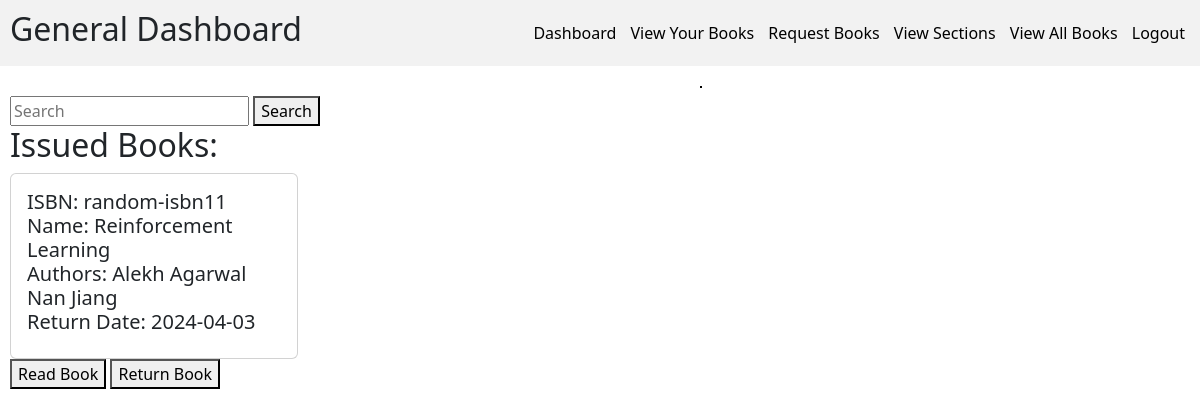
/generalDashboard/books/ (signed in), run on an earlier commit of the app's database.
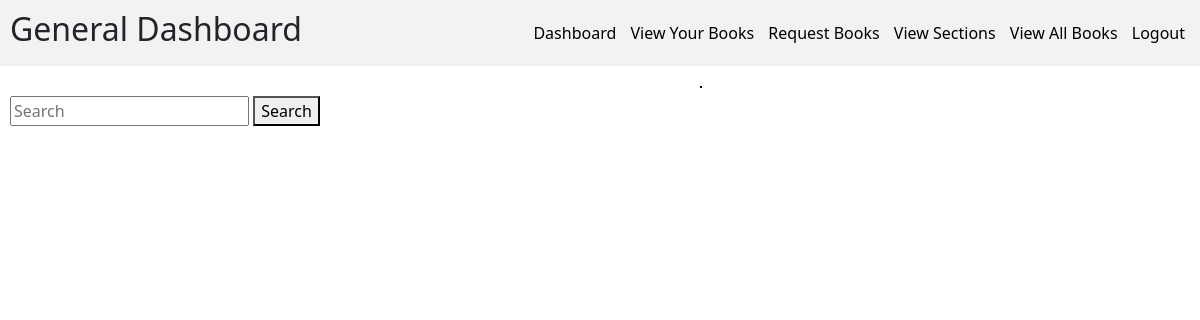
And on a later commit of the database.
### models.py (models this page shows)
class BookIssueModel(db.Model):
    __tablename__ = "book_issue"
    book_id = Column(Integer, ForeignKey("book.id"), primary_key=True)
    uid = Column(Integer, ForeignKey("user_login.id"), primary_key=True)
    date_of_issue = Column(Date, nullable=False)
    date_of_return = Column(Date, nullable=False)

class BookModel(db.Model):
    __tablename__ = "book"
    id = Column(Integer, primary_key=True, autoincrement=True)
    isbn = Column(String(13), nullable=False, unique=True)
    name = Column(String(100), nullable=False)
    page_count = Column(Integer, nullable=False)
    content = Column(String, nullable=False)
    publisher = Column(String(100), nullable=False)
    volume = Column(Integer, nullable = False)
    section_id = Column(Integer, ForeignKey("section.id"), nullable=False)
    search_word = Column(String(500), nullable=False)
    price = Column(Integer, nullable=False)

class BookAuthorModel(db.Model):
    __tablename__ = "book_author"
    book_id = Column(Integer, ForeignKey("book.id"), primary_key=True)
    author_name = Column(String(40), primary_key=True)
    search_word = Column(String(40), nullable=False)

### app.py (the view)
        def wrapper(*args, **kwargs):
            info = UserInfoModel.query.filter_by(uid=current_user.id).first()
            if not info:
                return "Info not found", 404
            if info.role != role:
                return f"Only {role} user has access here", 400
            else:
                return function(*args, **kwargs)

### app.py (called while the page is built)
def check_role(role: str):
    def decorator(function: Callable):
        def wrapper(*args, **kwargs):
            info = UserInfoModel.query.filter_by(uid=current_user.id).first()
            if not info:
                return "Info not found", 404
            if info.role != role:
                return f"Only {role} user has access here", 400
            else:
                return function(*args, **kwargs)
        wrapper.__name__ = function.__name__
        return wrapper
    return decorator

def get_all_book_authors():
    return BookAuthorModel.query.all()

### blueprints/api.py (called while the page is built)
@login_manager.user_loader
def load_user(id):
    return UserLoginModel.query.get(id)

### Templates/generalBooks.html (shortened to what this page needs)
{% extends "generalBase.html" %}
{% block content %}
<div>
    <form action="/generalDashboard/books/search">
        <input type="search" placeholder="Search" aria-label="Search" name="search_word">
        <button type="submit">Search</button>
    </form>
</div>
<div>
    {% if issued %}
    <h2>Issued Books: </h2>
    {% for bookIssue, book in issued %}
    <div class="card" style="width: 18rem;">
        <div class="card-body">
            <h5>
                ISBN: {{book.isbn}} <br>
                Name: {{book.name}} <br>
                Authors:
                {% for book_author in book_authors %}
                    {% if book_author.book_id == book.id: %}
                    {{book_author.author_name}}
                    {% endif %}
                {% endfor %}
                <br>
                Return Date: {{bookIssue.date_of_return}} <br>
            </h5>
        </div>
    </div>
    <a href="/readBook?id={{book.id}}"><button>Read Book</button></a>
    <a href="/returnBook?id={{book.id}}"><button>Return Book</button></a> <br> <br>
    {% endfor %}
    {% endif %}
</div>
{% endblock %}

What changed in the data, as far as the page shows it:
removed BookIssueModel: isbn "random-isbn11", name "Reinforcement Learning", date_of_return "2024-04-03"
no longer on this page (row unchanged): BookAuthorModel: author_name "Alekh Agarwal"
no longer on this page (row unchanged): BookAuthorModel: author_name "Nan Jiang"
Also different on the page:
text no longer shown: "Issued Books:"
